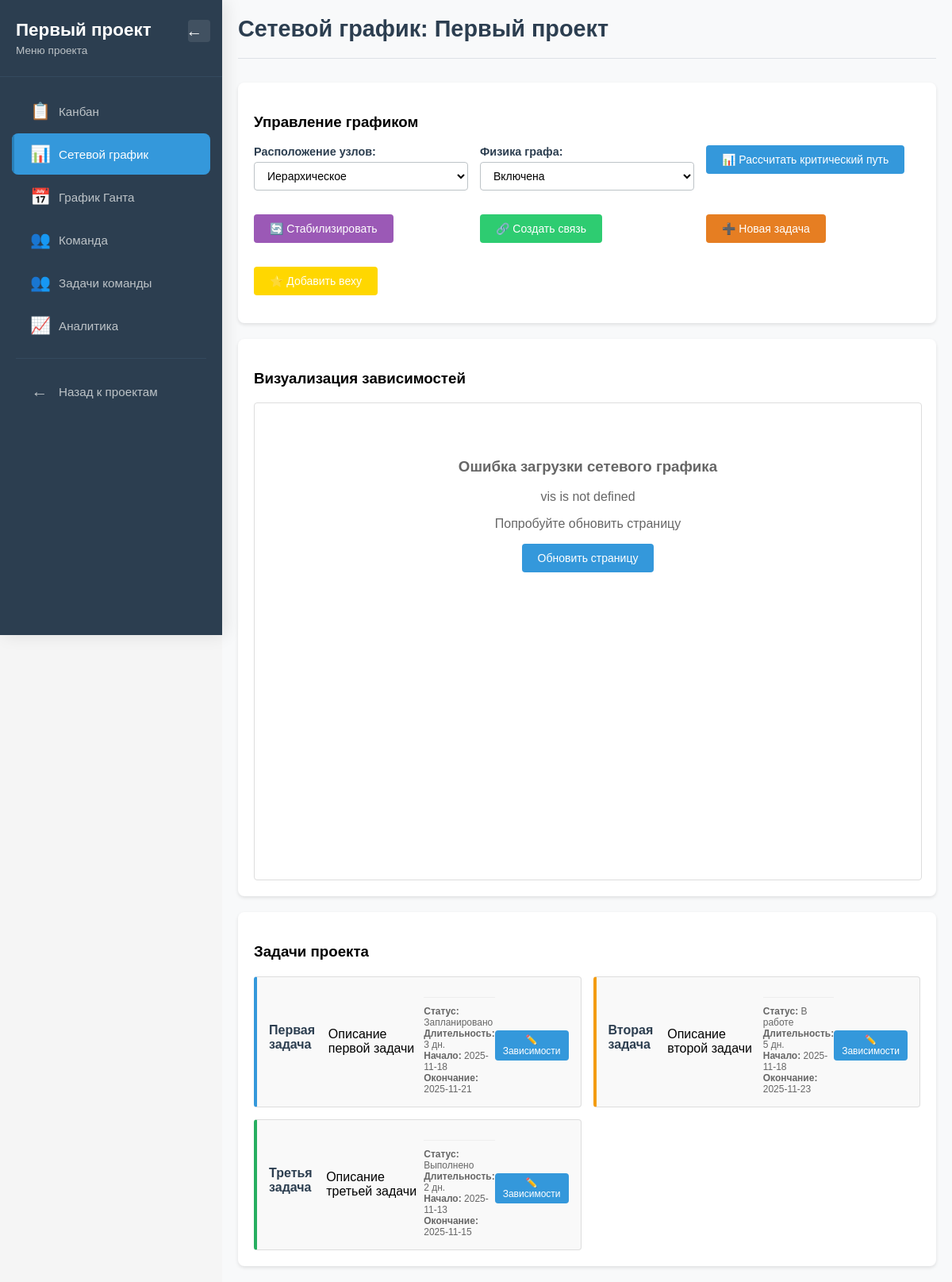
The page /project/1/network (signed in) on the database its author committed.
### tables this page shows
CREATE TABLE projects (
                id INTEGER PRIMARY KEY AUTOINCREMENT,
                name TEXT NOT NULL,
                description TEXT,
                user_id INTEGER NOT NULL,
                FOREIGN KEY (user_id) REFERENCES users (id)
            );

CREATE TABLE tasks (
                id INTEGER PRIMARY KEY AUTOINCREMENT,
                project_id INTEGER NOT NULL,
                title TEXT NOT NULL,
                description TEXT,
                status TEXT NOT NULL DEFAULT 'planned',
                position INTEGER DEFAULT 0,
                duration INTEGER DEFAULT 1,
                start_date DATE,
                end_date DATE,
                dependencies TEXT DEFAULT '',
                assigned_to INTEGER, priority TEXT DEFAULT "medium",
                FOREIGN KEY (project_id) REFERENCES projects (id),
                FOREIGN KEY (assigned_to) REFERENCES users (id)
            );

### app.py (the view)
@app.route('/project/<int:project_id>/network')
@login_required
def network_graph(project_id):
    try:
        project = check_project_access(project_id, current_user.id)
        if not project:
            return "Проект не найден", 404
        conn = get_db_connection()
        tasks = conn.execute('SELECT * FROM tasks WHERE project_id = ?', (project_id,)).fetchall()
        conn.close()
        tasks_list = []
        for task in tasks:
            tasks_list.append(dict(task))
        return render_template('network.html', project=dict(project), tasks=tasks_list, active_tab='network', current_user=current_user)
    except Exception as e:
        print(f"Ошибка в network_graph: {str(e)}")
        return f"Внутренняя ошибка сервера: {str(e)}", 500

### app.py (called while the page is built)
def check_project_access(project_id, user_id):
    conn = get_db_connection()
    project = conn.execute('''
        SELECT p.* FROM projects p
        LEFT JOIN project_members pm ON p.id = pm.project_id AND pm.user_id = ?
        WHERE p.id = ? AND (p.user_id = ? OR pm.user_id = ?)
    ''', (user_id, project_id, user_id, user_id)).fetchone()
    conn.close()
    return project

def get_db_connection():
    os.makedirs('instance', exist_ok=True)
    conn = sqlite3.connect(DATABASE)
    conn.row_factory = sqlite3.Row
    return conn

### auth.py (called while the page is built)
@login_manager.user_loader
def load_user(user_id):
    user_data = get_user_by_id(user_id)
    if user_data:
        return User(
            id=user_data['id'],
            username=user_data['username'],
            email=user_data['email'],
            password_hash=user_data['password_hash'],
            created_at=user_data['created_at'],
            menu_position=user_data['menu_position']  # ДОБАВИТЬ ЭТУ СТРОКУ
        )
    return None

### database.py (called while the page is built)
def get_db_connection():
    conn = sqlite3.connect(DATABASE)
    conn.row_factory = sqlite3.Row
    return conn

def get_user_by_id(user_id):
    conn = get_db_connection()
    user = conn.execute(
        'SELECT * FROM users WHERE id = ?', (user_id,)
    ).fetchone()
    conn.close()
    return user

### templates/network.html (shortened to what this page needs)
{% extends "project_base.html" %}
{% block content %}
<div class="content-header">
    <h1>Сетевой график: {{ project.name }}</h1>
</div>
<div class="controls">
    <h3>Управление графиком</h3>
    <div style="display: flex; gap: 15px; flex-wrap: wrap;">
        <div class="form-group" style="flex: 1; min-width: 200px;">
            <label for="layoutSelect">Расположение узлов:</label>
            <select id="layoutSelect">
                <option value="directed">Иерархическое</option>
            </select>
        </div>
        <div class="form-group" style="flex: 1; min-width: 200px;">
            <label for="physicsSelect">Физика графа:</label>
            <select id="physicsSelect">
                <option value="true">Включена</option>
            </select>
        </div>
        <div class="form-group" style="flex: 1; min-width: 200px;">
            <button class="btn" onclick="calculateCriticalPath()">📊 Рассчитать критический путь</button>
        </div>
        <div class="form-group" style="flex: 1; min-width: 200px;">
            <button class="btn" onclick="stabilizeNetwork()" style="background-color: #9b59b6;">🔄 Стабилизировать</button>
        </div>
        <div class="form-group" style="flex: 1; min-width: 200px;">
            <button class="btn" onclick="openCreateLinkModal()" style="background-color: #2ecc71;">🔗 Создать связь</button>
        </div>
        <div class="form-group" style="flex: 1; min-width: 200px;">
            <button class="btn" onclick="openCreateTaskModal()" style="background-color: #e67e22;">➕ Новая задача</button>
        </div>
        <div class="form-group" style="flex: 1; min-width: 200px;">
            <button class="btn" onclick="openCreateMilestoneModal()" style="background-color: #FFD700;">⭐ Добавить веху</button>
        </div>
    </div>
</div>
<div class="network-container">
    <h3>Визуализация зависимостей</h3>
    <div id="network"></div>
</div>
<div class="task-info">
    <h3>Задачи проекта</h3>
    <div class="task-list">
        {% for task in tasks %}
        <div class="task-item status-{{ task['status'] }}" data-task-id="{{ task['id'] }}">
            <h4>{{ task['title'] }}</h4>
            <p>{{ task['description'] }}</p>
            <div class="task-dates">
                <div><strong>Статус:</strong>
                    {% if task['status'] == 'planned' %}Запланировано
                    {% elif task['status'] == 'in_progress' %}В работе
                    {% else %}Выполнено{% endif %}
                </div>
                <div><strong>Длительность:</strong> {{ task['duration'] }} дн.</div>
                <div><strong>Начало:</strong> {{ task['start_date'] }}</div>
                <div><strong>Окончание:</strong> {{ task['end_date'] }}</div>
            </div>
            <button class="btn" onclick="editDependencies({{ task['id'] }}, '{{ task['title'] }}')"
                    style="margin-top: 10px; padding: 5px 10px; font-size: 12px;">
                ✏️ Зависимости
            </button>
        </div>
        {% endfor %}
    </div>
</div>
{% endblock %}

### templates/project_base.html (shortened to what this page needs)
{% extends "base.html" %}
{% block sidebar %}
<nav class="sidebar" id="projectSidebar">
    <div class="sidebar-header">
        <h2>{% if project %}{{ project.name }}{% else %}Мои задачи{% endif %}</h2>
        <small>{% if project %}Меню проекта{% else %}Персональные задачи{% endif %}</small>
        <button class="toggle-sidebar-btn" onclick="toggleSidebar('projectSidebar')">
            <span class="menu-icon">←</span>
        </button>
    </div>
    <ul class="sidebar-menu">
        {% if project %}
        <li class="menu-item {% if active_tab == 'kanban' %}active{% endif %}">
            <a href="{{ url_for('kanban', project_id=project.id) }}">
                <span class="menu-icon">📋</span>
                <span class="menu-text">Канбан</span>
            </a>
        </li>
        <li class="menu-item {% if active_tab == 'network' %}active{% endif %}">
            <a href="{{ url_for('network_graph', project_id=project.id) }}">
                <span class="menu-icon">📊</span>
                <span class="menu-text">Сетевой график</span>
            </a>
        </li>
        <li class="menu-item {% if active_tab == 'gantt' %}active{% endif %}">
            <a href="{{ url_for('gantt_chart', project_id=project.id) }}">
                <span class="menu-icon">📅</span>
                <span class="menu-text">График Ганта</span>
            </a>
        </li>
        <li class="menu-item {% if active_tab == 'team' %}active{% endif %}">
            <a href="{{ url_for('project_team', project_id=project.id) }}">
                <span class="menu-icon">👥</span>
                <span class="menu-text">Команда</span>
            </a>
        </li>
        <li class="menu-item {% if active_tab == 'team_tasks' %}active{% endif %}">
            <a href="{{ url_for('team_tasks', project_id=project.id) }}">
                <span class="menu-icon">👥</span>
                <span class="menu-text">Задачи команды</span>
            </a>
        </li>
        <li class="menu-item {% if active_tab == 'analytics' %}active{% endif %}">
            <a href="{{ url_for('project_analytics', project_id=project.id) }}">
                <span class="menu-icon">📈</span>
                <span class="menu-text">Аналитика</span>
            </a>
        </li>
        {% endif %}
        <li class="menu-divider"></li>
        <li class="menu-item">
            <a href="{{ url_for('index') }}">
                <span class="menu-icon">←</span>
                <span class="menu-text">Назад к проектам</span>
            </a>
        </li>
    </ul>
</nav>
{% endblock %}

### templates/network.html (style rules this page uses)
.network-container { background: white; padding: 20px; border-radius: 8px; box-shadow: 0 2px 4px rgba(0,0,0,0.1); margin-bottom: 20px; }
#network { width: 100%; height: 600px; border: 1px solid #ddd; border-radius: 4px; }
.controls { background: white; padding: 20px; border-radius: 8px; box-shadow: 0 2px 4px rgba(0,0,0,0.1); margin-bottom: 20px; }
.task-info { background: white; padding: 20px; border-radius: 8px; box-shadow: 0 2px 4px rgba(0,0,0,0.1); }
.task-list { display: grid; grid-template-columns: repeat(auto-fill, minmax(300px, 1fr)); gap: 15px; margin-top: 20px; }
.task-item { border: 1px solid #ddd; padding: 15px; border-radius: 4px; background: #f9f9f9; }
.task-item h4 { margin: 0 0 10px 0; color: #2c3e50; }
.task-dates { font-size: 12px; color: #666; }
.btn { background-color: #3498db; color: white; padding: 10px 20px; border: none; border-radius: 4px; cursor: pointer; text-decoration: none; display: inline-block; }
.form-group { margin-bottom: 15px; }
label { display: block; margin-bottom: 5px; font-weight: bold; }
select, input { width: 100%; padding: 8px; border: 1px solid #ddd; border-radius: 4px; box-sizing: border-box; }
.status-planned { border-left: 4px solid #3498db; }
.status-in_progress { border-left: 4px solid #f39c12; }
.status-completed { border-left: 4px solid #27ae60; }
small { color: #666; font-size: 12px; display: block; margin-top: 5px; }

### rows shown on the page
projects: name "Первый проект"
tasks: title "Первая задача", description "Описание первой задачи", status "Запланировано", duration "3", start_date "2025-11-18", end_date "2025-11-21"
tasks: title "Вторая задача", description "Описание второй задачи", status "В работе", duration "5", start_date "2025-11-18", end_date "2025-11-23"
tasks: title "Третья задача", description "Описание третьей задачи", status "Выполнено", duration "2", start_date "2025-11-13", end_date "2025-11-15"
